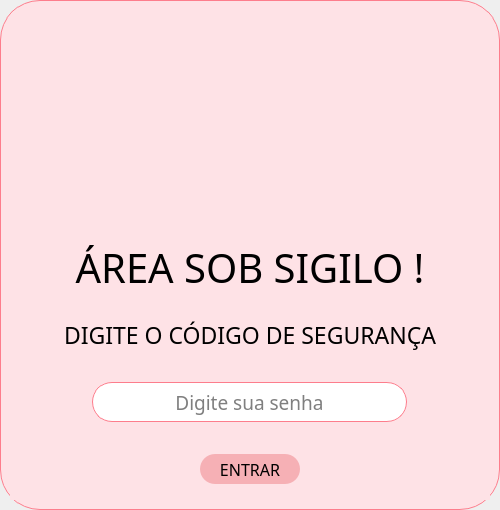
<?xml version="1.0" encoding="UTF-8"?>
<ui version="4.0">
 <class>Dialog</class>
 <widget class="QDialog" name="Dialog">
  <property name="geometry">
   <rect>
    <x>0</x>
    <y>0</y>
    <width>500</width>
    <height>510</height>
   </rect>
  </property>
  <property name="minimumSize">
   <size>
    <width>500</width>
    <height>510</height>
   </size>
  </property>
  <property name="maximumSize">
   <size>
    <width>500</width>
    <height>510</height>
   </size>
  </property>
  <property name="windowTitle">
   <string>Dialog</string>
  </property>
  <property name="styleSheet">
   <string notr="true"/>
  </property>
  <layout class="QHBoxLayout" name="horizontalLayout">
   <property name="spacing">
    <number>0</number>
   </property>
   <property name="leftMargin">
    <number>0</number>
   </property>
   <property name="topMargin">
    <number>0</number>
   </property>
   <property name="rightMargin">
    <number>0</number>
   </property>
   <property name="bottomMargin">
    <number>0</number>
   </property>
   <item>
    <widget class="QFrame" name="frame">
     <property name="styleSheet">
      <string notr="true">background-color: #FEE2E6; border: 1px solid #FD7D8C; border-radius: 40px</string>
     </property>
     <property name="frameShape">
      <enum>QFrame::StyledPanel</enum>
     </property>
     <property name="frameShadow">
      <enum>QFrame::Raised</enum>
     </property>
     <layout class="QVBoxLayout" name="verticalLayout">
      <item>
       <widget class="QFrame" name="frame_4">
        <property name="layoutDirection">
         <enum>Qt::LeftToRight</enum>
        </property>
        <property name="styleSheet">
         <string notr="true">border: none</string>
        </property>
        <property name="frameShape">
         <enum>QFrame::StyledPanel</enum>
        </property>
        <property name="frameShadow">
         <enum>QFrame::Raised</enum>
        </property>
        <layout class="QHBoxLayout" name="horizontalLayout_2">
         <property name="spacing">
          <number>0</number>
         </property>
         <property name="leftMargin">
          <number>0</number>
         </property>
         <property name="topMargin">
          <number>0</number>
         </property>
         <property name="rightMargin">
          <number>0</number>
         </property>
         <property name="bottomMargin">
          <number>0</number>
         </property>
         <item>
          <widget class="QLabel" name="label">
           <property name="minimumSize">
            <size>
             <width>220</width>
             <height>220</height>
            </size>
           </property>
           <property name="maximumSize">
            <size>
             <width>220</width>
             <height>220</height>
            </size>
           </property>
           <property name="text">
            <string/>
           </property>
           <property name="pixmap">
            <pixmap>../icons/ciber-seguranca.png</pixmap>
           </property>
           <property name="scaledContents">
            <bool>true</bool>
           </property>
           <property name="alignment">
            <set>Qt::AlignCenter</set>
           </property>
          </widget>
         </item>
        </layout>
       </widget>
      </item>
      <item>
       <widget class="QLabel" name="label_2">
        <property name="font">
         <font>
          <family>Abel</family>
          <pointsize>30</pointsize>
         </font>
        </property>
        <property name="styleSheet">
         <string notr="true">border: none</string>
        </property>
        <property name="text">
         <string>ÁREA SOB SIGILO !</string>
        </property>
        <property name="alignment">
         <set>Qt::AlignCenter</set>
        </property>
       </widget>
      </item>
      <item>
       <widget class="QLabel" name="label_3">
        <property name="font">
         <font>
          <family>Abel</family>
          <pointsize>17</pointsize>
         </font>
        </property>
        <property name="styleSheet">
         <string notr="true">border: none</string>
        </property>
        <property name="text">
         <string>DIGITE O CÓDIGO DE SEGURANÇA</string>
        </property>
        <property name="alignment">
         <set>Qt::AlignCenter</set>
        </property>
       </widget>
      </item>
      <item>
       <widget class="QFrame" name="frame_2">
        <property name="styleSheet">
         <string notr="true">border: none</string>
        </property>
        <property name="frameShape">
         <enum>QFrame::StyledPanel</enum>
        </property>
        <property name="frameShadow">
         <enum>QFrame::Raised</enum>
        </property>
        <layout class="QHBoxLayout" name="horizontalLayout_3">
         <property name="spacing">
          <number>0</number>
         </property>
         <property name="leftMargin">
          <number>0</number>
         </property>
         <property name="topMargin">
          <number>0</number>
         </property>
         <property name="rightMargin">
          <number>0</number>
         </property>
         <property name="bottomMargin">
          <number>0</number>
         </property>
         <item>
          <widget class="QLineEdit" name="input_entrar_area_sigilo">
           <property name="minimumSize">
            <size>
             <width>315</width>
             <height>40</height>
            </size>
           </property>
           <property name="maximumSize">
            <size>
             <width>315</width>
             <height>40</height>
            </size>
           </property>
           <property name="font">
            <font>
             <family>Abel</family>
             <pointsize>14</pointsize>
            </font>
           </property>
           <property name="styleSheet">
            <string notr="true">QLineEdit{border-radius:20px; border: 1px solid #FD7D8C; background-color: #fff; padding-left: 0.5em; padding-right: 0.5em}
</string>
           </property>
           <property name="inputMethodHints">
            <set>Qt::ImhHiddenText|Qt::ImhNoAutoUppercase|Qt::ImhNoPredictiveText|Qt::ImhSensitiveData</set>
           </property>
           <property name="echoMode">
            <enum>QLineEdit::Password</enum>
           </property>
           <property name="alignment">
            <set>Qt::AlignCenter</set>
           </property>
           <property name="placeholderText">
            <string>Digite sua senha</string>
           </property>
          </widget>
         </item>
        </layout>
       </widget>
      </item>
      <item>
       <widget class="QFrame" name="frame_3">
        <property name="styleSheet">
         <string notr="true">border: none</string>
        </property>
        <property name="frameShape">
         <enum>QFrame::StyledPanel</enum>
        </property>
        <property name="frameShadow">
         <enum>QFrame::Raised</enum>
        </property>
        <layout class="QHBoxLayout" name="horizontalLayout_4">
         <property name="spacing">
          <number>0</number>
         </property>
         <property name="leftMargin">
          <number>0</number>
         </property>
         <property name="topMargin">
          <number>0</number>
         </property>
         <property name="rightMargin">
          <number>0</number>
         </property>
         <property name="bottomMargin">
          <number>0</number>
         </property>
         <item>
          <widget class="QPushButton" name="btn_entrar_area_sigilo">
           <property name="minimumSize">
            <size>
             <width>100</width>
             <height>30</height>
            </size>
           </property>
           <property name="maximumSize">
            <size>
             <width>100</width>
             <height>30</height>
            </size>
           </property>
           <property name="font">
            <font>
             <family>Abel</family>
             <pointsize>12</pointsize>
            </font>
           </property>
           <property name="cursor">
            <cursorShape>PointingHandCursor</cursorShape>
           </property>
           <property name="styleSheet">
            <string notr="true">QPushButton{
border-radius:15px;
background-color: rgb(246, 176, 181);
border: 2px ;
}
QPushButton:hover{
background-color: rgb(236, 132, 140);}

QPushButton:pressed{
background-color: rgb(246, 176, 181);}
</string>
           </property>
           <property name="text">
            <string>ENTRAR</string>
           </property>
          </widget>
         </item>
        </layout>
       </widget>
      </item>
     </layout>
    </widget>
   </item>
  </layout>
 </widget>
 <resources/>
 <connections/>
</ui>
